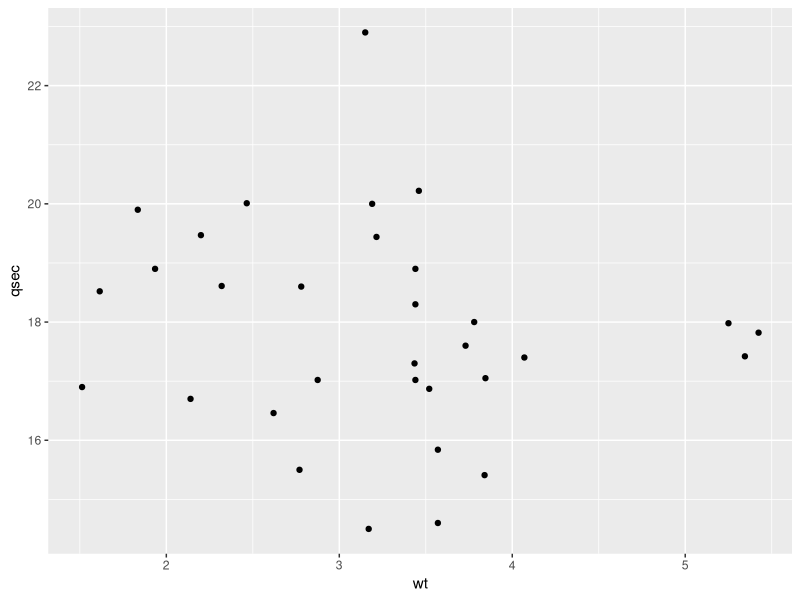
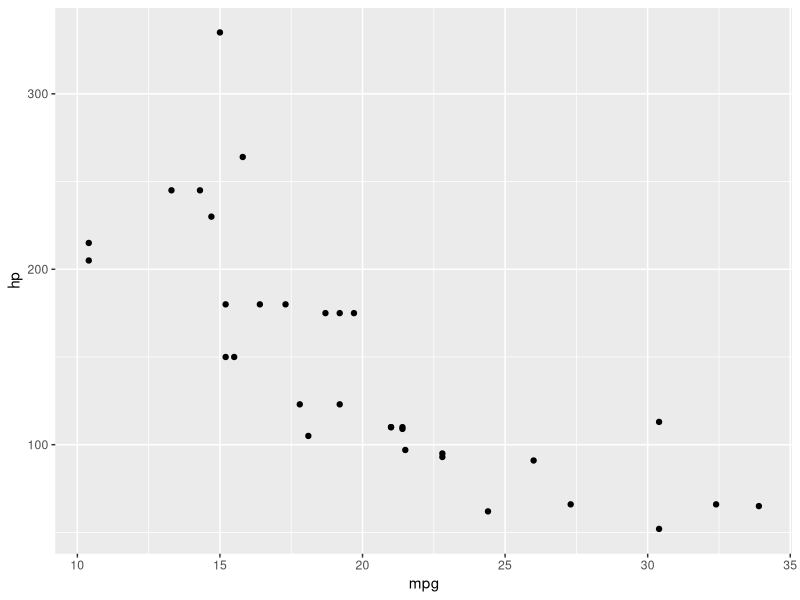

Write R code to recreate these figures, in order.
library(ggplot2)

mydata <- mtcars

chartA <- ggplot(mydata, aes(x=wt,y=qsec)) + 
  geom_point()

chartA2 <- ggplot(mydata, aes(x=mpg,y=hp)) +
  geom_point()


